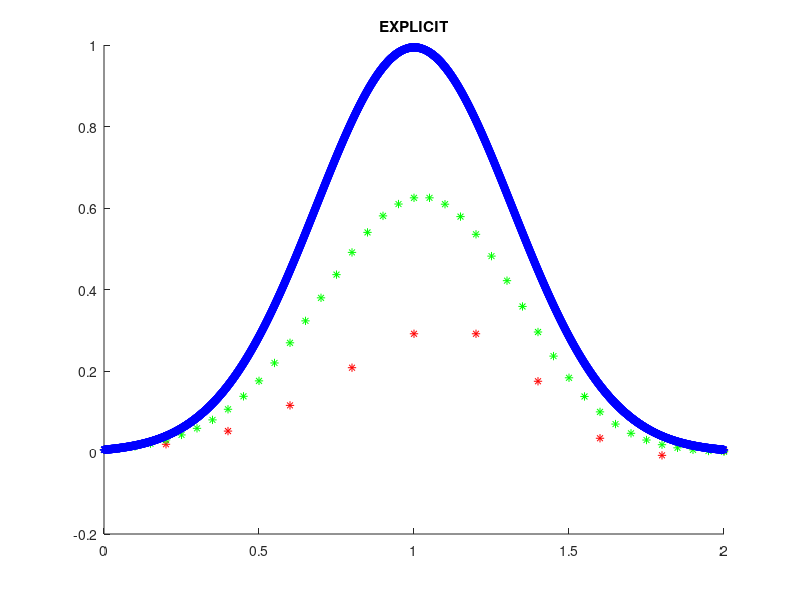
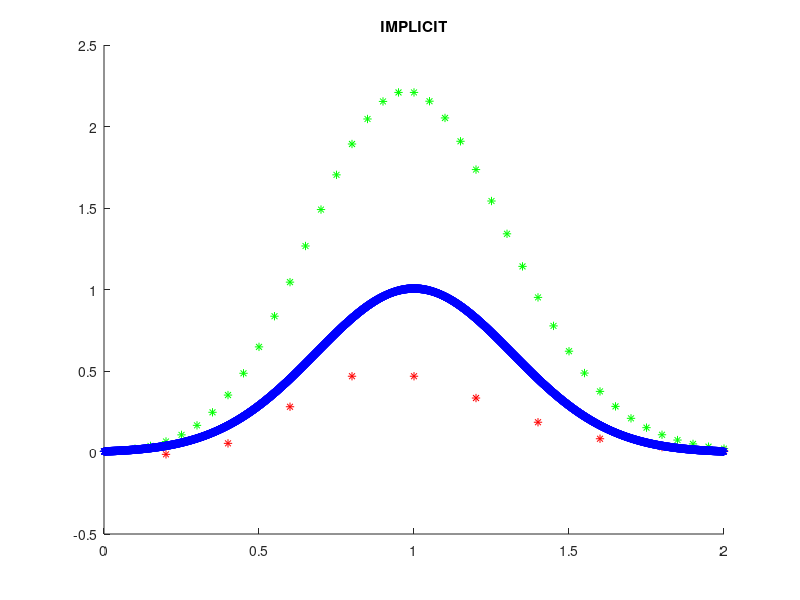

These figures' MATLAB source, in order:
%dy/dt = -10(t-1)y; y(0)=e(-5)
%Forward(Explicit) Euler

%End points and initial condition
t0=0; tN=2; y0=exp(-5);

%Analytic soluttion y = x + e(-x)
t_ana=linspace(t0,tN,201); y_ana(1)=y0;
for i=2:length(t_ana)
    y_ana(i) = exp(-5*(t_ana(i)-1)^2);
end
%Plot
figure(1); hold on; plot(t_ana,y_ana,'k');title('EXPLICIT')
figure(2); hold on; plot(t_ana,y_ana,'k');title('IMPLICIT')

%Explicit Euler solution for different refine h = (x1-t0)/N
Nlist = [10,40,4000];
Plist = {'r*';'g*';'b*'};


for j=1:length(Nlist)
N=Nlist(j);
h=(tN-t0)/N;

%Create array of x and y_app
t=linspace(t0,tN,N+1);
y_app_exp=zeros(length(t),1); y_app_exp(1)=y0;
y_app_imp=zeros(length(t),1); y_app_imp(1)=y0;

for i=2:length(t)
    %Explicit Euler steps
    y_app_exp(i) = y_app_exp(i-1) + h*(-10*(t(i-1)-1))*y_app_exp(i-1);
    y_app_imp(i) = ( 1+h*10*(t(i)-1) )\y_app_imp(i-1);
        
end

figure(1); hold on;
plot(t,y_app_exp,Plist{j}); hold on;

figure(2); hold on;
plot(t,y_app_imp,Plist{j}); hold on;

end


%figure(1); title('Explicit Euler')
%legend('Analytic',sprintf('h = %1.5f',(tN-t0)/Nlist(1)),...
%sprintf('h = %1.5f',(tN-t0)/Nlist(2)),'Location','NorthWest');


%{
%Explicit error table
fprintf(1,' xi  yexp_i   y(xi) Error = |yexp_i - y(xi)|  \n')
for ii=1:length(x_lec)
   fprintf(1,' %0.1f   %1.3f    %1.3f     %1.3f \n', x_lec(ii), y_app_exp_lec(ii),y_ana_lec(ii), abs(y_app_exp_lec(ii)- y_ana_lec(ii)) )    
end

if(implicit_on==1)
	%Implicit error table
	fprintf(1,' xi  yimp_i   y(xi) Error = |yexp_i - y(xi)|  \n')
	for ii=1:length(x_lec)
	   fprintf(1,' %0.1f   %1.3f    %1.3f     %1.3f \n', x_lec(ii), y_app_imp_lec(ii),y_ana_lec(ii), abs(y_app_imp_lec(ii)- y_ana_lec(ii)) )    
	end
end

%}
